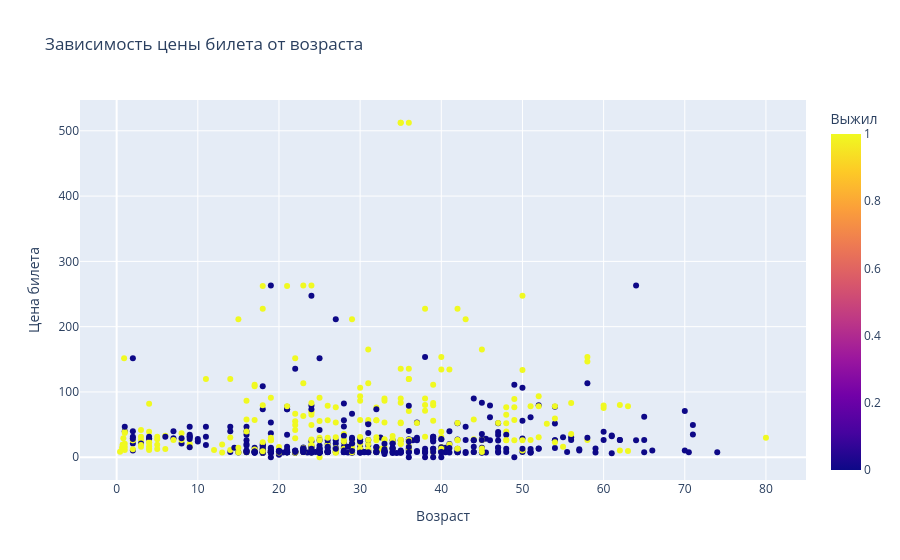
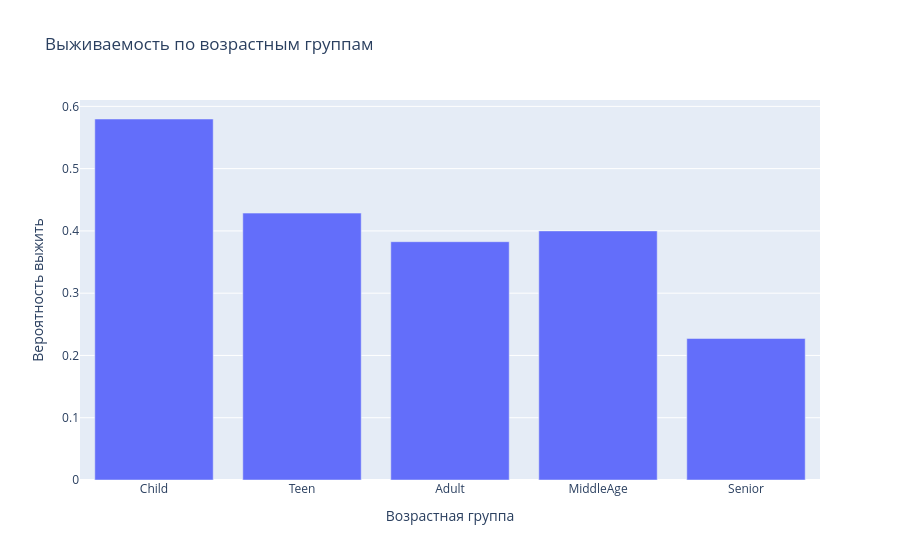

Source (notebook cell) for these figures, in order:
### Code cell
# 5. Интерактивный scatter plot (цена vs возраст с раскраской по выживаемости)
fig = px.scatter(df_encoded, x='Age', y='Fare', color='Survived',
                 hover_data=['Pclass', 'Sex_male', 'Embarked_S'],
                 title='Зависимость цены билета от возраста',
                 labels={'Survived': 'Выжил', 'Age': 'Возраст', 'Fare': 'Цена билета'})
fig.show()

# 6. Интерактивный bar plot по возрасту
age_survival = df_encoded.groupby('AgeGroup')['Survived'].mean().reset_index()
fig = px.bar(age_survival, x='AgeGroup', y='Survived',
             title='Выживаемость по возрастным группам',
             labels={'AgeGroup': 'Возрастная группа', 'Survived': 'Вероятность выжить'})
fig.show()

# 7. Violin plot (Seaborn) - распределение возраста по классам
plt.figure(figsize=(10, 6))
sns.violinplot(x='Pclass', y='Age', hue='Survived', data=df_encoded, split=True)
plt.title('Распределение возраста по классам и выживаемости')
plt.show()

### Figure 1 — Plotly figure (JSON) as saved in the notebook; plotly's stock layout.template omitted (floating-point values rounded to 4 significant figures; data arrays with more than 128 entries replaced by an {"elided": "..."} marker saying what was removed)
{"data": [{"customdata": {"elided": "891x3 mixed values"}, "hovertemplate": "Возраст=%{x}<br>Цена билета=%{y}<br>Pclass=%{customdata[0]}<br>Sex_male=%{customdata[1]}<br>Embarked_S=%{customdata[2]}<br>Выжил=%{marker.color}<extra></extra>", "legendgroup": "", "marker": {"color": {"elided": "891 int values"}, "coloraxis": "coloraxis", "symbol": "circle"}, "mode": "markers", "name": "", "orientation": "v", "showlegend": false, "type": "scatter", "x": {"elided": "891 float values"}, "xaxis": "x", "y": {"elided": "891 float values"}, "yaxis": "y"}], "layout": {"coloraxis": {"colorbar": {"title": {"text": "Выжил"}}, "colorscale": [[0, "#0d0887"], [0.1111, "#46039f"], [0.2222, "#7201a8"], [0.3333, "#9c179e"], [0.4444, "#bd3786"], [0.5556, "#d8576b"], [0.6667, "#ed7953"], [0.7778, "#fb9f3a"], [0.8889, "#fdca26"], [1, "#f0f921"]]}, "legend": {"tracegroupgap": 0}, "title": {"text": "Зависимость цены билета от возраста"}, "xaxis": {"anchor": "y", "domain": [0, 1], "title": {"text": "Возраст"}}, "yaxis": {"anchor": "x", "domain": [0, 1], "title": {"text": "Цена билета"}}}}

### Figure 2 — Plotly figure (JSON) as saved in the notebook; plotly's stock layout.template omitted (floating-point values rounded to 4 significant figures)
{"data": [{"hovertemplate": "Возрастная группа=%{x}<br>Вероятность выжить=%{y}<extra></extra>", "legendgroup": "", "marker": {"color": "#636efa", "pattern": {"shape": ""}}, "name": "", "orientation": "v", "showlegend": false, "textposition": "auto", "type": "bar", "x": ["Child", "Teen", "Adult", "MiddleAge", "Senior"], "xaxis": "x", "y": [0.5797, 0.4286, 0.3827, 0.4, 0.2273], "yaxis": "y"}], "layout": {"barmode": "relative", "legend": {"tracegroupgap": 0}, "title": {"text": "Выживаемость по возрастным группам"}, "xaxis": {"anchor": "y", "domain": [0, 1], "title": {"text": "Возрастная группа"}}, "yaxis": {"anchor": "x", "domain": [0, 1], "title": {"text": "Вероятность выжить"}}}}
